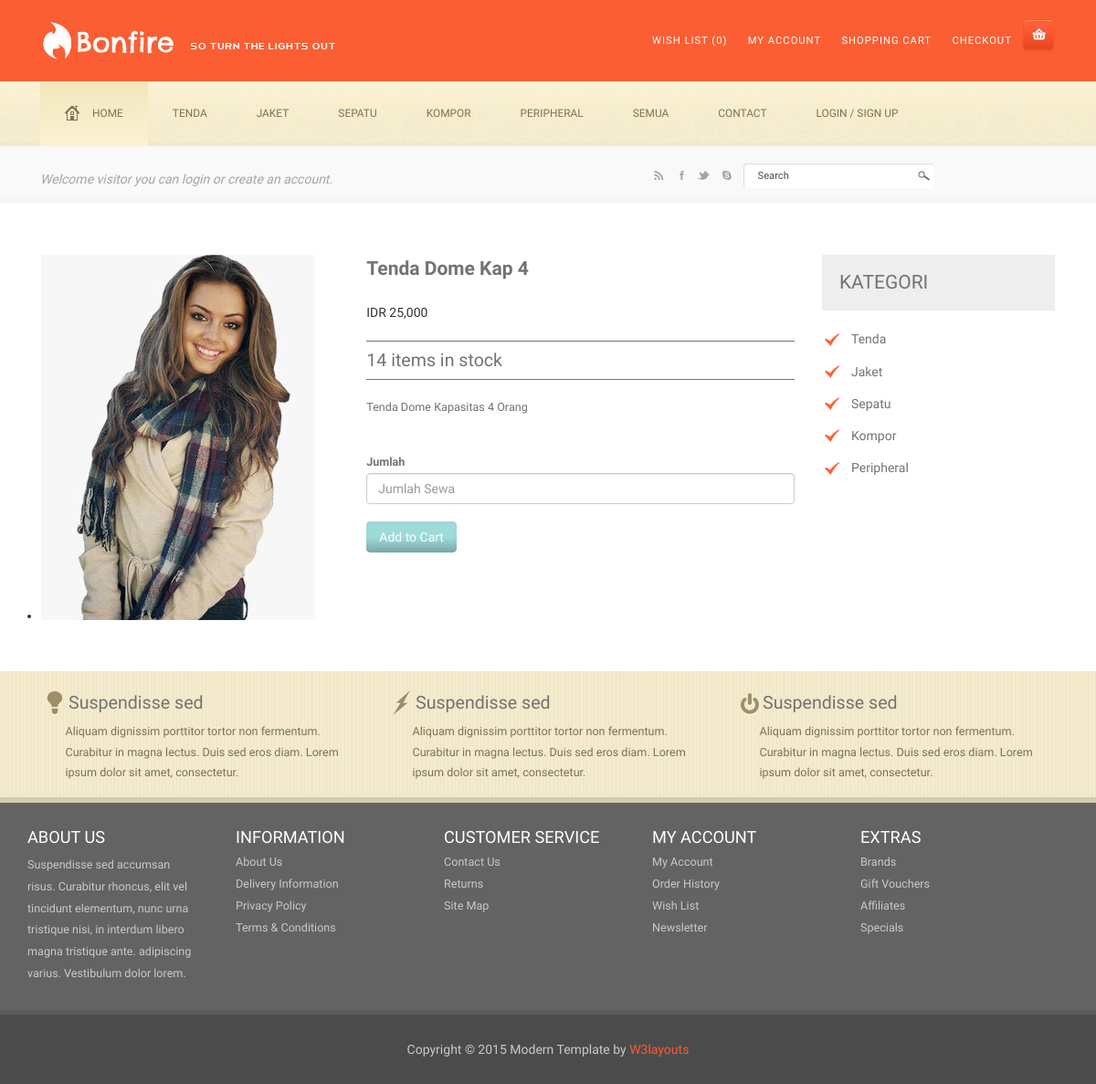
The page /detail_produk.php?id_barang=1 on the database as committed earlier.
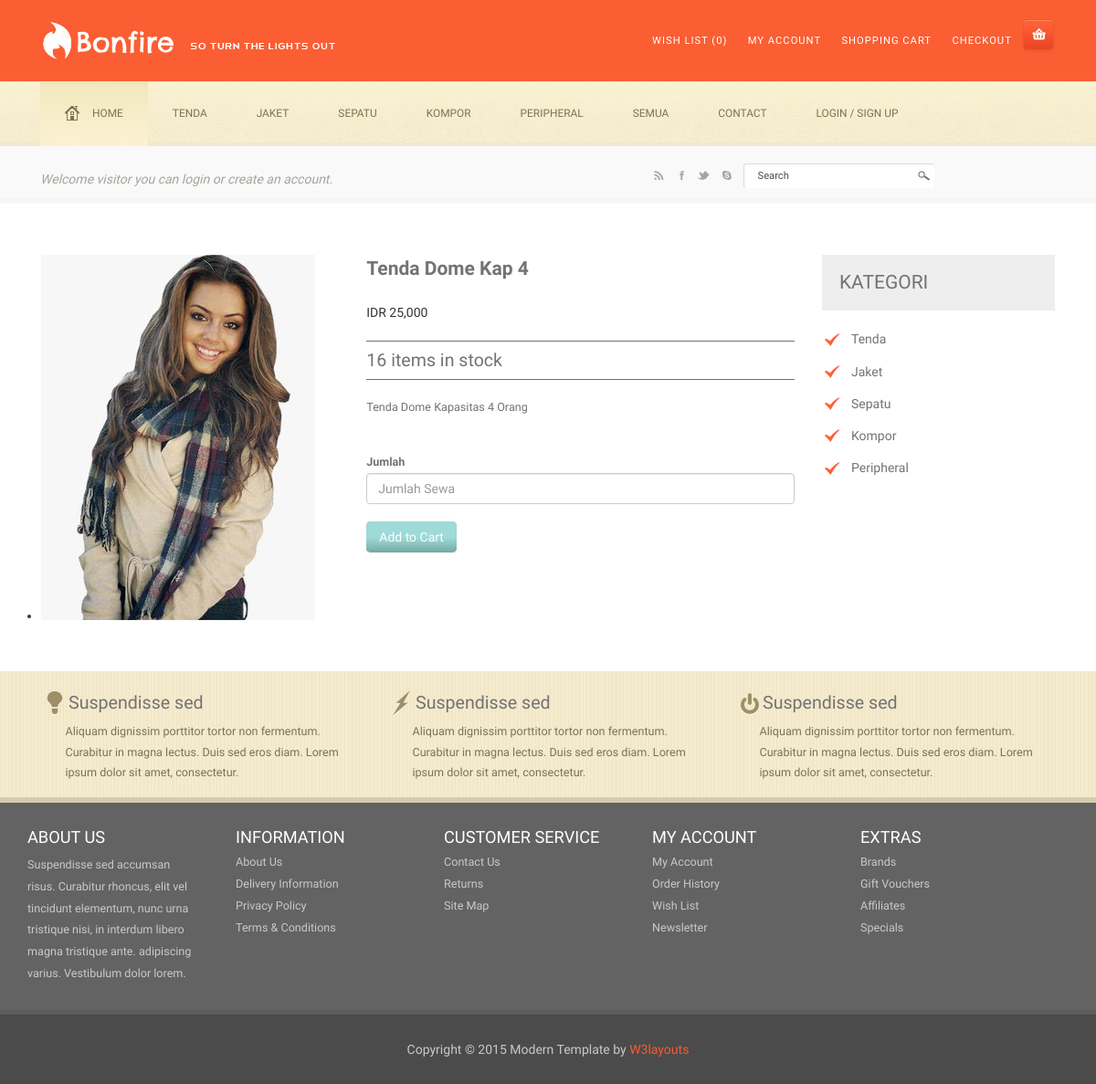
The same page on the database as committed later.
### tables this page shows
CREATE TABLE IF NOT EXISTS `m_barang` (
  `id_barang` int(11) NOT NULL,
  `nama_barang` varchar(255) DEFAULT NULL,
  `tgl_ditambakan` datetime DEFAULT NULL,
  `id_merk` int(11) DEFAULT NULL,
  `id_kategori` int(11) DEFAULT NULL,
  `id_warna` int(11) DEFAULT NULL,
  `id_ukuran` int(11) DEFAULT NULL,
  `deskripsi` varchar(255) DEFAULT NULL,
  `harga_sewa` int(11) DEFAULT NULL,
  `harga_beli` varchar(255) DEFAULT NULL,
  `stok` int(11) DEFAULT NULL,
  `status` int(11) DEFAULT NULL,
  `foto` varchar(255) DEFAULT NULL
);

### detail_produk.php (the view, shortened to what this page needs)
<?php include 'header.php'; ?>
<?php
$id_barang = $_GET['id_barang'];
$sql = mysql_query("SELECT
	m_barang.id_barang,
	m_barang.nama_barang,
	m_barang.tgl_ditambakan,
	m_barang.deskripsi,
	m_barang.harga_sewa,
	m_barang.harga_beli,
	m_kategori.nama_kategori,
	m_merk.nama_merk,
	m_ukuran.nama_ukuran,
	m_warna.nama_warna,
	m_barang.foto,
	m_barang.stok,
	m_barang.status
	FROM
	m_barang ,
	m_kategori ,
	m_merk ,
	m_ukuran ,
	m_warna
	WHERE
	m_barang.id_merk = m_merk.id_merk AND
	m_barang.id_kategori = m_kategori.id_kategori AND
	m_barang.id_ukuran = m_ukuran.id_ukuran AND
	m_barang.id_warna = m_warna.id_warna AND
	m_barang.id_barang = '$id_barang'
	");
$row = mysql_fetch_array($sql);
?>
<div class="container">
	<div class="single">
		<div class="col-md-9 top-in-single">
			<div class="col-md-5 single-top">
				<ul id="etalage">
					<li>
						<a href="">
							<img class="etalage_thumb_image img-responsive" src="admin/img/<?php echo $row['foto'] ?>" alt="" >
						</a>
					</li>
				</ul>
			</div>
			<form id="my_form" action="insert_produk.php" method="POST">
				<div class="col-md-7 single-top-in">
					<div class="single-para">
						<h4><?php echo $row['nama_barang'] ?></h4>
						<div class="para-grid">
							<span  class="add-to"></span>IDR <?php echo number_format($row['harga_sewa']) ?></span>
						</div>
						<h5><?php echo $row['stok'] ?> items in stock</h5>
						<p><?php echo $row['deskripsi']; ?></p>
						<p>
								<label for="inputsm">Jumlah</label>
								<input type="text" name="jumlah" placeholder="Jumlah Sewa" class="form-control">
						</p>
						<a href="#" title="Pesan" onclick="document.getElementById('my_form').submit();" class="hvr-shutter-in-vertical ">Add to Cart</a>
					</div>
				</div>
			</form>
			<div class="clearfix"> </div>
			</div>
			<div class="col-md-3">
				<div class="single-bottom">
					<h4>Kategori</h4>
					<ul>
						<li><a href="products.php?id_kategori=1"><i> </i>Tenda</a></li>
						<li><a href="products.php?id_kategori=2"><i> </i>Jaket</a></li>
						<li><a href="products.php?id_kategori=3"><i> </i>Sepatu</a></li>
						<li><a href="products.php?id_kategori=4"><i> </i>Kompor</a></li>
						<li><a href="products.php?id_kategori=5"><i> </i>Peripheral</a></li>
					</ul>
				</div>
			</div>
			<div class="clearfix"> </div>
		</div>
	</div>
	<?php include 'footer.php'; ?>

Rows that differ between the two databases and show on the page:
changed m_barang "Tenda Dome Kap 4": stok "14" → "16"
